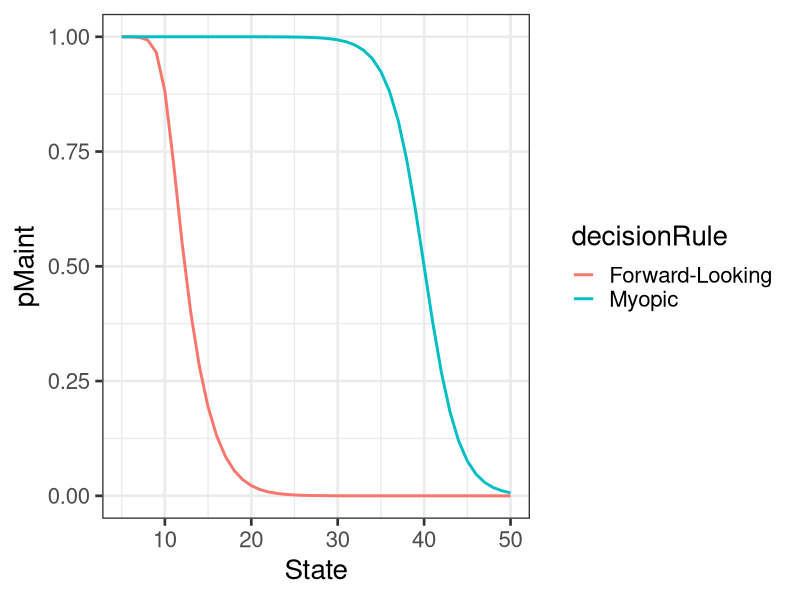
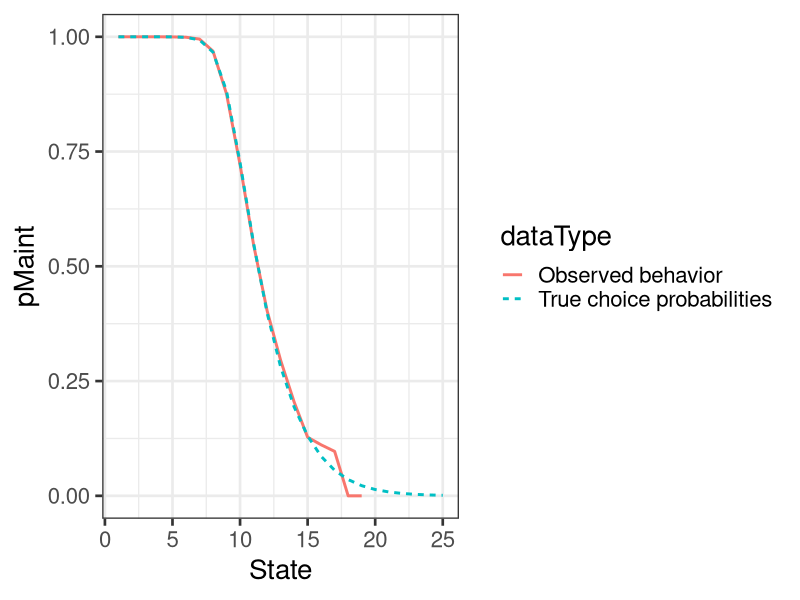

Here is the R script that generated these plots, in order: (Note: this script raises an error after producing the figures.)
#see https://github.com/QuentinAndre/John-Rust-1987-Python/blob/master/Data%20Generation%20and%20Likelihood%20Fit.ipynb
library(ggplot2)
library(msm)

#1) Number of States and Transitions
# In this paper, the agent observes each bus at a given time t, and makes 
# a decision regarding the replacement of the engine or its maintenance as a 
# function of the observed state of the engine (i.e. its mileage).

# As in the original paper, we discretize the number of states into 
# intervals of length 5000, and define a transition density which governs 
# the evolution of mileage from one time period to another:

  # p(x_t+1|x_t,i_t,theta_3) = g(x_t+1-x_t,theta_3) if i_t=0
  #                          = g(x_t+1-0,theta_3) if i_t=1

# Here, the function g is defined by a multinomial distribution on 
# the set {0, 1, 2}. In other words, the probability that a bus'
# mileage will increase by a value x between now and the next 
# maintenance decision is:

  # theta_31 if x in c(0,5000)
  # theta_32 if x in c(5001,10000)
  # theta_33 = 1-(theta_31-theta_32) if  x > 10000

#2) Decision Criteria

# The utility function of the decision maker for a single time period is:

  # u(x_t,i,theta_1) = -c(x_t,theta_1) + e_t(0) if i = 0
  #                  = -RC-c(x_t,theta_1) + e_t(1) if i = 1

# The agent will chose the decision which maximizes its utility. 
# If the agent is forward looking (i.e. if beta != 0), he does 
# not only maximize his utility in the present time period, but 
# also his future utility discounted by beta

# Since beta cannot be estimated without knowing the 
# utility function, we will later set beta to its true value.

# 3) Cost Function 

# A functional form has to be imposed on the cost function c(x_t).

# In this recreation, we assume that the replacement cost is a constant RC, 
# and allow the maintenance cost MC(s,theta_1) to be a linear, exponential 
# or logarithmic function of the state of the bus scaled by a 
# parameter theta_1

#DATA GENERATING PROCESS--------------------------------------------

# 1) Bus Mileage

# A. Introduction
# The generation of a fake dataset can be done in two different ways:
#  -Generating monthly mileage increase from a continuous distribution, discretize the mileage, 
#   and recover the state transition parameters (theta_3) using a maximum-likelihood estimation 
#   (as done in the paper).
#  -Set the vector theta_3 to an arbitrary value, and generate discrete states transitions 
#   with corresponding probabilities.

# The advantage of the first method is that this is closer to what is actually done in the paper: 
# indeed, the focal goal of the paper is to recover RC and the cost scaling vector of parameters theta_1.

# If the decision of the agent is based on the discretized state (and not on the actual mileage), 
# then this approach is not noisier than the second one.

# B. Mileage Transition Definition
# For this reason, we will adopt this first approach, and assumes that the increase in mileage
# follows a truncated normal distribution bounded at [0, 15000]:

  # (M_t+1-M_t)~NTrunc(6000,4000)

# The parameters are arbitrarily chosen to ensure that the state transitions probabilities are plausible:

lower <- 0
upper <- 15000
mu <- 6000
sigma <- 4000

p_x0 <- ptnorm(5000, mu, sigma, lower, upper)
p_x1 <- ptnorm(10000, mu, sigma, lower, upper) - p_x0
p_x2 <- 1 - p_x1 - p_x0
p <- c(p_x0, p_x1, p_x2)

p

#p[1] chance of keeping the same mileage, p[2] chance of increasing the mileage state by 1, p[3] chance of increasing the mileage state by 2

#2) Agent's Decisions

# A. Initialization of the variables
# The replacement cost, the maintenance cost function parameters, and the discount rate
# are defined in this section. We set up the discount rate to be lower than in the paper
# to speed up the convergence of the contraction mapping algorithm

rc <- 20
theta1_1 <- 0.5
theta1_2 <- 0.01
beta <- 0.75

# B. Definition of the cost function

myopic_costs <- function(S, MF, params, p){
  
  "This function computes the myopic expected cost associated with each decision for each state, 
   and returns an array of state/decision costs.
    
   Takes:
    * An integer S, describing the possible states of the bus
    * A maintenance cost function MF, which takes a vector of parameters and a 'state' argument
    * A vector params, to be supplied to the maintenance cost function MF. The first element of 
      the vector is the replacement cost rc.
    * A (3x1) vector p describing the state transitions probabilities 
        
    Returns:
    * A (Sx2) array containing the maintenance and replacement costs for the N possible states of the bus"
  
  rc <- params[1]
  maint_cost <- rep(NA, S)
  repl_cost <- rep(NA, S)
  
  for(s in 1:S){
    maint_cost[s] <- MF(s, params[-1])
    repl_cost[s] <- rc
  }
  
  cbind(maint_cost,repl_cost)
}

# We assume different possible forms for the maintenance cost function:
# A linear form: MF(s,theta)=theta_11*s
# A quadratic form: MF(s,theta)=theta_11*s+theta_12*s^2
# An exponential form: MF(s,theta)=exp(theta_11*s)
# A log form: MF(s,theta)=log(theta_11+theta_12*s)

lin_cost <- function(s, params) s*params[1]
quad_cost <- function(s, params) s*params[1]+s^2*params[2]
exp_cost <- function(s, params) exp(s*params[1])
log_cost <- function(s, params) log(params[1] + s*params[2])

# C. Definition of the choice probabilities, as a function of an array of costs

choice_prob <- function(cost_array){
  
  # Returns the probability of each choice, conditional on an array of state/decision costs.

  S <- nrow(cost_array)
  cost <- cost_array-apply(cost_array, 1, min) #take the difference since 1) results are the same 2) more stable with exp()
  util <- exp(-cost)
  pchoice <- util/rowSums(util)
  
  pchoice
}

# D. The Contraction Mapping Algorithm (generate the forward-looking choice probabilities)

contraction_mapping <- function(S, p, MF, params, beta=0.75, threshold=1e-6, suppr_output=FALSE){
  
  "Compute the non-myopic expected value of the agent for each possible decision and each possible 
  state of the bus.
  Iterate until the difference in the previously obtained expected value and the new expected value
  is smaller than the threshold.

  Takes:
  * A finite number of states S
  * A state-transition probability vector p = [p(0), p(1), p(2), ..., p(k)] of length k < S
  * A maintenance cost function MF
  * A vector params for the cost function
  * A discount factor beta (optional)
  * A convergence threshold (optional)

  Returns:
  * The converged choice probabilities for the forward-looking and myopic agents for each state, 
  conditional on 'params'"

  achieved <- TRUE
  
  # Initialization of the state-transition matrices
  # ST_mat: describe the state-transition probabilities if the maintenance cost is incurred
  # RT_mat: regenerate the state to 0 if the replacement cost is incurred.
  # [a,b] = transition from state "a" to "b"
  ST_mat <- matrix(0, S, S)
  lp <- length(p)
  for(i in 1:S){
    for(j in 1:lp){
      if((i+j-1)<S)  ST_mat[i,i+j-1] <- p[j]
      if((i+j-1)==S) ST_mat[i,i+j-1] <- sum(p[j:lp]) #out of columns, so collapse the probabilities
    }
  }
  
  R_mat <- cbind(1, matrix(0, S, S-1))
  
  # Initialization of the expected value (which is also the myopic decision cost of the agent).
  # Here, the forward-looking component is initialized at 0.
  k <- 0
  EV <- matrix(0, S, 2)
  EV_myopic <- EV_new <- myopic_costs(S, MF, params, p)
  
  # Contraction mapping loop
  while(max(abs(EV_new-EV)) > threshold){
    # Store the former expected value
    EV <- EV_new
    # Obtained the probability of maintenance and replacement from the former expected value
    pchoice <- choice_prob(EV)
    # Compute the expected cost for each state: Nx1 vector
    ecost <- rowSums(pchoice*EV)
    # Compute the two components of forward-looking utility: In case of maintenance, 
    # utility of future states weighted by transition probabilities. In case of replacement,
    # the future utility is the utility of state 0
    futil_maint <- ST_mat%*%ecost
    futil_repl <- R_mat%*%ecost
    futil <- cbind(futil_maint, futil_repl)
    # Future utility is discounted by beta, and added to the myopic cost. 
    EV_new <- EV_myopic + beta*futil
    k <- k+1
    if(k == 1000) achieved <- FALSE
  }

  if(!suppr_output){
    if(achieved){
      cat("Convergence achieved in ",k," iterations")
    } else {
      cat("CM could not converge! Mean difference = ",round(mean(EV_new-EV),2))
    }
  }

  list(CP_forward=choice_prob(EV_new),CP_myopic=choice_prob(EV_myopic))
}

# IV. Generation of simulated data (using a linear cost specification)

# 1) True coefficients

# Here, we use the same coefficients as the one described earlier:

  # Cost and discount coefficients:
    rc <- 20
    theta11 <- 0.5
    theta12 <- 0.01
    beta <- 0.75

  # State transition probabilities: (Mileage_t+1-Mileage_t)~NTrunc(6000,4000), such that:
    p_x0 <- 0.36
    p_x1 <- 0.48
    p_x2 <- 0.16

# Finally, we assume that there are 70 discrete states for the bus' mileage 
# (i.e. no bus has a mileage greater than 345,000 in the dataset).

# 2) Choice probabilities, as a function of the bus' state:

# Using the Contraction Mapping algorithm implemented earlier, we can obtain the 
# probabibility of maintenance as a function of the bus' state for a forward-looking
# agent and a myopic agent.

params_lin <- c(rc, theta11)
p <- c(p_x0, p_x1, p_x2)
S <- 70
out <- contraction_mapping(S=S, p=p, MF=lin_cost, params=params_lin, beta = .75)
lin_forward <- out$CP_forward
lin_myopic <- out$CP_myopic
pchoice <- lin_forward[, 1]

ggdat1 <- data.frame(decisionRule=c(rep("Forward-Looking", nrow(lin_forward)),
                                    rep("Myopic",nrow(lin_forward))),
                     pMaint=c(lin_forward[,1],lin_myopic[,1]),
                     State=rep(1:S,times=2))

ggplot(ggdat1,aes(y=pMaint,x=State,color=decisionRule))+geom_line(lwd=1)+theme_bw(20)+xlim(5,50)

# 3) The bus replacement dataset.

# A. Initialization

# First, we decide on a number of bus, that we initialize in state 0.
# We treat the dataset as an N_Bus x 4 array, containing:
# -The identifier of the buses
# -The choice made for the buses at this time
# -The mileage
# -The states

# B. State transition functions

# The dataset of buses transition from one period to another in the following way:
# -The agent observes the current state of the buses, and take a decision to maintain (0) or replace (1) each bus.

# -The mileage of each bus is updated a first time:
#   -Kept at its current value if the agent decided to maintain the engine
#   -Reset to 0 if the agent decided to replace the engine

# -The mileage of each bus is updated a second time : a random draw is taken from the 
#   mileage increment random variable for each bus, and the corresponding mileage is added 
#   to the mileage of the bus.

# -The state of each bus is updated to reflect its new mileage

# We define below the transition function

transition <- function(bus_df, pchoice){

  #Return the updated bus dataset after one decision of our agent.
  
  #Takes:
  # bus_df : A dataframe of buses, containing the identifier of the buses, their mileages, and their current state.
  # *The columns are named: "id","choice","milage","state"
  # pchoice : The converged probabities of the agent choosing to maintain the bus (Sx1 vector)

  #Returns:
  #The updated dataset of buses, with the new decisions appended at the end of the dataframe.
  
  # Recovering the number of buses, the previous mileage and the previous states of the buses
  nbus <- max(bus_array$id)
  obs <- nrow(bus_array)
  ind <- (obs-nbus+1):obs #index to capture the previous 'nbus' rows
  prev_mileage <- bus_array$mileage[ind]
  prev_states <- bus_array$state[ind]
  # Generating choices from choice probabilities, conditional on the state of each bus
  #Make a decision to maintain or replace the bus, based on a probability of choice p and a current state s
  choices <- (runif(nbus)>pchoice[prev_states+1])*1

  # Generating the new mileage and state
  new_mileage <- (1-choices)*prev_mileage + rtnorm(nbus, mu, sigma, lower, upper)
  new_states <- floor(new_mileage/5000)
  new_array <- data.frame(id=1:nbus, choice=rep(0, nbus), mileage=new_mileage, state=new_states)
  bus_array$choice[ind] <- choices #put the choices in the "last" set of observations
  
  rbind(bus_array, new_array)
}

# C. Generation of the full dataset

# The complete dataset is generated by making the agent take a series of decisions.
# Here, we assume that the agent takes nbus consecutive decisions.
# The total number of data points generated will be equal to nbus*nperiod (nbus buses and nperiod time periods).

bus_dgp <- function(nbus, nperiod, pchoice){

  "Genearates a simulated bus decision process for nbus buses over nperiod decisions
  #using the converged choice probabilities pchoice
  
  Takes:
  * nbus:    The number of buses to simulate
  * nperiod: The number of decision periods
  * pchoice: (S x 1) vector of probabilities. Represents probability of 'maintaining' the bus in each state (versus replacing).
  
  Returns:
  * A dataframe of size (nbus*nperiod x 4) with columns id, choice, mileage, state"
  
  nobs <- nbus*nperiod
  bus_df <- data.frame(id=rep(1:nbus, times=nperiod),
                       choice=rep(NA,nobs),
                       mileage=rep(NA,nobs),
                       state=rep(NA,nobs))
  
  #Initialization
  bus_df[1:nbus,1] <- 1:nbus
  bus_df[1:nbus,-1] <- 0
  
  i <- 1
  while(i<nobs){
    prev_ind <- seq(from=i, by=1, length.out=nbus) #index of the "last" decisions
    next_ind <- prev_ind+nbus                    #index of the "next" decisions
      
    prev_mileage <- bus_df$mileage[prev_ind]
    prev_state <- bus_df$state[prev_ind]
      
    # Generating choices from choice probabilities, conditional on the state of each bus
    # Make a decision to maintain the bus using the probability in pchoice and a current state s
    choices <- (runif(nbus)>pchoice[prev_state+1])*1 #Note: state "0" corresponds to row "1" in prev_state
    bus_df$choice[prev_ind] <- choices
    
    if(next_ind[1]<nobs){
      new_mileage <- (1-choices)*prev_mileage + rtnorm(nbus, mu, sigma, lower, upper)
      new_state <- floor(new_mileage/5000)
      
      bus_df$mileage[next_ind] <- new_mileage
      bus_df$state[next_ind] <- new_state
    }
    
    i <- i+nbus
  }
  
  bus_df
}

nbus <- 1000
nperiod <- 100
bus_df_lin <- bus_dgp(nbus, nperiod, pchoice)

choice_freq <- aggregate(choice~state, data=bus_df_lin, FUN=mean)

ggdat2 <- data.frame(dataType=c(rep("Observed behavior", nrow(choice_freq)),
                                rep("True choice probabilities",length(pchoice))),
                     pMaint=c(1-choice_freq$choice,pchoice),
                     State=c(choice_freq$state,0:(S-1)))

ggplot(ggdat2,aes(y=pMaint,x=State,lty=dataType,color=dataType))+geom_line(lwd=1)+theme_bw(20)+xlim(1,25)

# C. Export of the data

# We only need the decision state and the choice, as the other variables will not be used in the estimation section.

write.csv(bus_df_lin, file = "data/bus_df_lin.csv", row.names = FALSE)

# VI. Estimation

# 1) Dynamic Utility Logit Model

# In this section, we implement a Dynamic Utility Logit model, which will be our workbench for the estimation
# of the data. We wrap in this class the functions defined earlier (to avoid global references)
# and refactor some portions of the code (to make the model more flexible). 
# The maintenance cost function is kept outside of the scope of the class, and must be 
# supplied at the initialization of the object as an argument.

data <- bus_df_lin

DynamicLogit <- function(params, data, S, p, MF){

  "
  Evaluate the cost parameters underlying a bus replacement pattern by a forward-looking agent.
  
  Takes:
  * Data: a dataframe, which contains:
    -choice: the name of the column containing the dummy endogenous variable
    -state: the name of the column containing the exogenous variable 
  
  * p: The state-transition vector of exogenous variable.
      For instance, p = [0, 0.6, 0.4] means that the bus will 
      transition to the next mileage state with probability 0.6, 
      and to the second next mileage state with probability 0.4.
  
  * MF: A function passed as an argument, which is the functional 
      form for the maintenance cost. This function must accept as
      a first argument a state s, and as a second argument a vector of parameters.
  "
  
  endog <- data$choice
  exog <- data$state

  N <- length(endog)
  S <- max(exog)*2 # Assumes that the true maximum number states is twice the maximum observed state.

  # Matrices to speed up computations of the log-likelihood
  
  # A (SxN) matrix indicating the state of each observation
  state_mat <- matrix(0, S, N)
  for(s in 0:(S-1)) state_mat[s+1,] <- (exog==s)*1 #Note 0 is a state, sum(state_mat)==N should be true
  
  # A (2xN) matrix indicating with a dummy the decision taken by the agent for each time/bus observation (replace or maintain)
  dec_mat <- rbind(t(1-endog), endog)
  
  "
  The log-likelihood of the Dynamic model is estimated in several steps.
  1) The current parameters are supplied to the contraction mapping function
  2) The function returns a matrix of decision probabilities for each state.
  3) This matrix is used to compute the loglikelihood of the observations
  4) The log-likelihood are then summed accross individuals, and returned
  "
  
  util <- contraction_mapping(S=S, p=p, MF=MF, params=params, beta = .75, suppr_output = TRUE)
  pchoice <- util$CP_forward
  logprob <- log(t(state_mat)%*%pchoice)
  -sum(logprob*t(dec_mat))
}

# 2) Fitting the linear cost data

# A. Fitting the true linear cost function to the data

# In this section, we fit the data generated by the linear cost function and recover the parameters RC and ??. We do it for different characterizations of the cost function, and thereby illustrate the consequences of a misspecification.
# Recall that in the linear model:
  # RC=20
  # theta11=0.5

bounds <- c(1e-6, Inf)
npars <- 2
lin_fit <- optim(par=rep(.1, npars), fn=DynamicLogit, method=c("L-BFGS-B"), lower=bounds[1], upper=bounds[2],
                 data=data, S=S, p=p, MF=lin_cost, control=list(fnscale=1))

# Return the parameters obtained after fitting the likelihood function to the data.
loglike <- lin_fit$value
fit_params <- lin_fit$par
cat("Log-Likelihood: ",loglike,fill=TRUE)
cat("RC: ",fit_params[1],fill=TRUE)
cat("thetas: ",fit_params[-1],fill=TRUE)

#Compare with the true values
params_lin <- c(20, .5)
linEst <- contraction_mapping(S=70, p=p, MF=lin_cost, params=fit_params, beta = .75)
lin_forwardEst <- linEst$CP_forward
lin_myopicEst <- linEst$CP_myopic

gglinEst <- data.frame(decisionRule=c(rep("Forward-Looking (Lin)", nrow(lin_forward)),
                                      rep("Myopic (Lin)",nrow(lin_myopic)),
                                      rep("Forward-Looking (Lin Est.)",nrow(lin_forwardEst)),
                                      rep("Myopic (Lin Est.)",nrow(lin_myopicEst))),
                       pMaint=c(lin_forward[,1],lin_myopic[,1],lin_forwardEst[,1],lin_myopicEst[,1]),
                       State=c(0:(nrow(lin_forward)-1),0:(nrow(lin_myopic)-1),0:(nrow(lin_forwardEst)-1),0:(nrow(lin_myopicEst)-1)))

ggplot(gglinEst,aes(y=pMaint,x=State,color=decisionRule))+geom_line(lwd=1)+theme_bw(20)+xlim(5,50)
